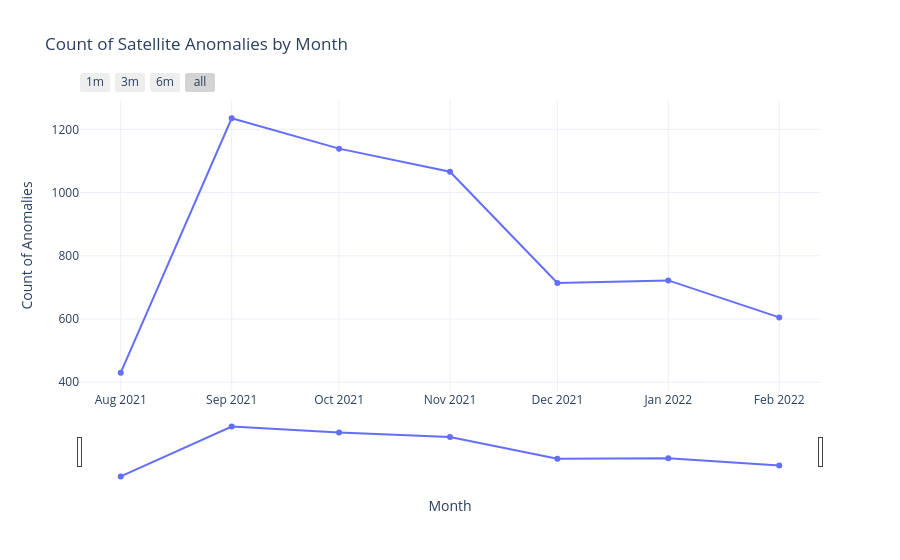

Notebook cell for this chart:
### Code cell
import plotly.graph_objs as go


# Extract month for grouping
leadup_df['datetime'] = pd.to_datetime(leadup_df['datetime'], errors='coerce')
leadup_df['month'] = leadup_df['datetime'].dt.to_period('M')

# Filter the DataFrame for rows where the anomaly is True
anomalies = leadup_df[y_pred_leadup].copy()
print(len(anomalies))

# Group anomalies by month and count occurrences
monthly_anomaly_counts = anomalies.groupby('month').size().reset_index(name='count')

# Convert the period index to datetime for plotting
monthly_anomaly_counts['month'] = monthly_anomaly_counts['month'].dt.to_timestamp()

# Interactive Plotly figure
fig = go.Figure()

# Trace for overall anomalies by month
fig.add_trace(go.Scatter(
    x=monthly_anomaly_counts['month'],
    y=monthly_anomaly_counts['count'],
    mode='lines+markers',
    name='Overall Anomalies'
))

# Plot layout
fig.update_layout(
    title="Count of Satellite Anomalies by Month",
    xaxis=dict(
        title="Month",
        showgrid=True,
        rangeslider=dict(visible=True),  # Add a range slider for zooming
        rangeselector=dict(
            buttons=[
                dict(count=1, label="1m", step="month", stepmode="backward"),
                dict(count=3, label="3m", step="month", stepmode="backward"),
                dict(count=6, label="6m", step="month", stepmode="backward"),
                dict(step="all")
            ]
        )
    ),
    yaxis=dict(
        title="Count of Anomalies",
        showgrid=True
    ),
    legend_title="Anomalies",
    template="plotly_white",
    hovermode="x unified"
)

# Show the plot
fig.show()

### Figure 1 — Plotly figure (JSON) as saved in the notebook; plotly's stock layout.template omitted (floating-point values rounded to 4 significant figures)
{"data": [{"mode": "lines+markers", "name": "Overall Anomalies", "type": "scatter", "x": ["2021-08-01T00:00:00.000000000", "2021-09-01T00:00:00.000000000", "2021-10-01T00:00:00.000000000", "2021-11-01T00:00:00.000000000", "2021-12-01T00:00:00.000000000", "2022-01-01T00:00:00.000000000", "2022-02-01T00:00:00.000000000"], "y": [430, 1235, 1139, 1066, 714, 722, 605]}], "layout": {"hovermode": "x unified", "legend": {"title": {"text": "Anomalies"}}, "title": {"text": "Count of Satellite Anomalies by Month"}, "xaxis": {"rangeselector": {"buttons": [{"count": 1, "label": "1m", "step": "month", "stepmode": "backward"}, {"count": 3, "label": "3m", "step": "month", "stepmode": "backward"}, {"count": 6, "label": "6m", "step": "month", "stepmode": "backward"}, {"step": "all"}]}, "rangeslider": {"visible": true}, "showgrid": true, "title": {"text": "Month"}}, "yaxis": {"showgrid": true, "title": {"text": "Count of Anomalies"}}}}
